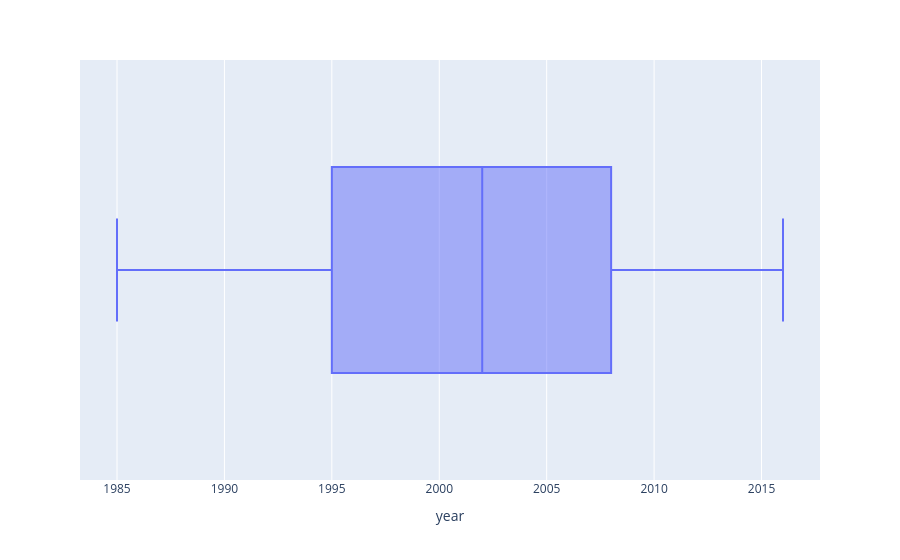
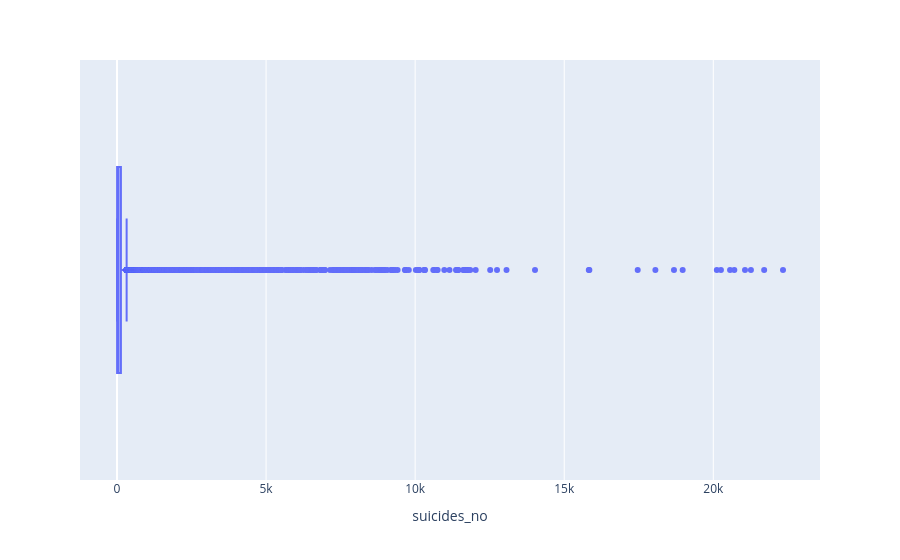
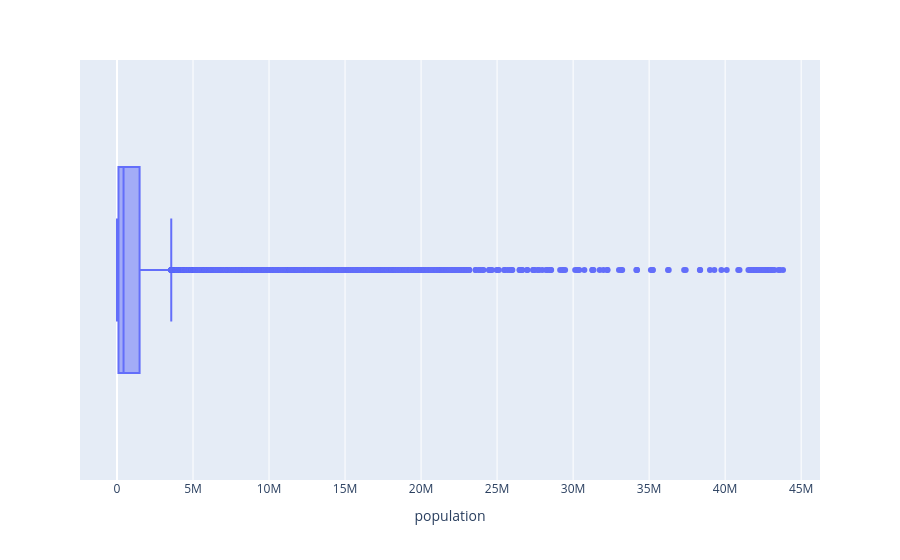
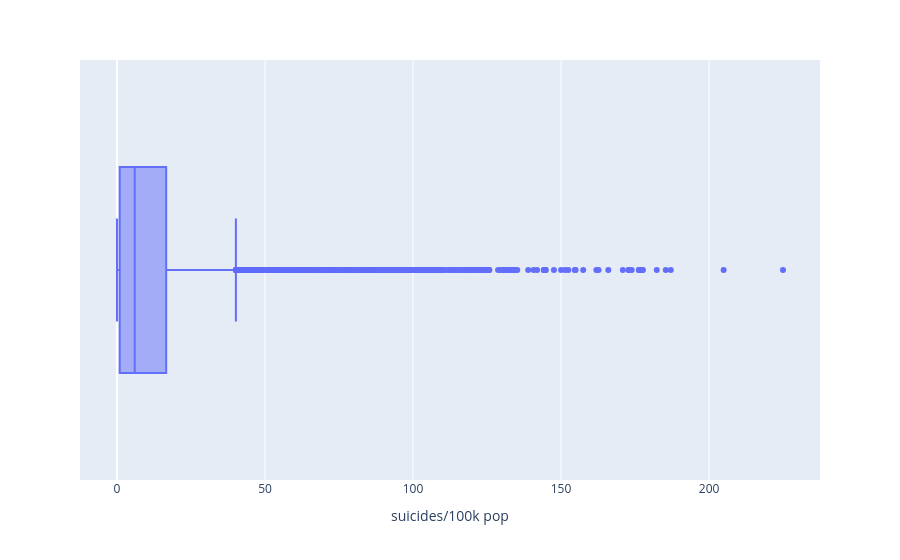

Notebook source saved alongside these figures, in order:
### Code cell
# boxplot for all num_col

for col in num_col:
    px.box(df, x=col).show()

### Figure 1 — Plotly figure (JSON) as saved in the notebook; plotly's stock layout.template omitted (floating-point values rounded to 4 significant figures; data arrays with more than 128 entries replaced by an {"elided": "..."} marker saying what was removed)
{"data": [{"alignmentgroup": "True", "hovertemplate": "year=%{x}<extra></extra>", "legendgroup": "", "marker": {"color": "#636efa"}, "name": "", "notched": false, "offsetgroup": "", "orientation": "h", "showlegend": false, "type": "box", "x": {"elided": "27820 int values"}, "x0": " ", "xaxis": "x", "y0": " ", "yaxis": "y"}], "layout": {"boxmode": "group", "legend": {"tracegroupgap": 0}, "margin": {"t": 60}, "xaxis": {"anchor": "y", "domain": [0, 1], "title": {"text": "year"}}, "yaxis": {"anchor": "x", "domain": [0, 1]}}}

### Figure 2 — Plotly figure (JSON) as saved in the notebook; plotly's stock layout.template omitted (floating-point values rounded to 4 significant figures; data arrays with more than 128 entries replaced by an {"elided": "..."} marker saying what was removed)
{"data": [{"alignmentgroup": "True", "hovertemplate": "suicides_no=%{x}<extra></extra>", "legendgroup": "", "marker": {"color": "#636efa"}, "name": "", "notched": false, "offsetgroup": "", "orientation": "h", "showlegend": false, "type": "box", "x": {"elided": "27820 int values"}, "x0": " ", "xaxis": "x", "y0": " ", "yaxis": "y"}], "layout": {"boxmode": "group", "legend": {"tracegroupgap": 0}, "margin": {"t": 60}, "xaxis": {"anchor": "y", "domain": [0, 1], "title": {"text": "suicides_no"}}, "yaxis": {"anchor": "x", "domain": [0, 1]}}}

### Figure 3 — Plotly figure (JSON) as saved in the notebook; plotly's stock layout.template omitted (floating-point values rounded to 4 significant figures; data arrays with more than 128 entries replaced by an {"elided": "..."} marker saying what was removed)
{"data": [{"alignmentgroup": "True", "hovertemplate": "population=%{x}<extra></extra>", "legendgroup": "", "marker": {"color": "#636efa"}, "name": "", "notched": false, "offsetgroup": "", "orientation": "h", "showlegend": false, "type": "box", "x": {"elided": "27820 int values"}, "x0": " ", "xaxis": "x", "y0": " ", "yaxis": "y"}], "layout": {"boxmode": "group", "legend": {"tracegroupgap": 0}, "margin": {"t": 60}, "xaxis": {"anchor": "y", "domain": [0, 1], "title": {"text": "population"}}, "yaxis": {"anchor": "x", "domain": [0, 1]}}}

### Figure 4 — Plotly figure (JSON) as saved in the notebook; plotly's stock layout.template omitted (floating-point values rounded to 4 significant figures; data arrays with more than 128 entries replaced by an {"elided": "..."} marker saying what was removed)
{"data": [{"alignmentgroup": "True", "hovertemplate": "suicides/100k pop=%{x}<extra></extra>", "legendgroup": "", "marker": {"color": "#636efa"}, "name": "", "notched": false, "offsetgroup": "", "orientation": "h", "showlegend": false, "type": "box", "x": {"elided": "27820 float values"}, "x0": " ", "xaxis": "x", "y0": " ", "yaxis": "y"}], "layout": {"boxmode": "group", "legend": {"tracegroupgap": 0}, "margin": {"t": 60}, "xaxis": {"anchor": "y", "domain": [0, 1], "title": {"text": "suicides/100k pop"}}, "yaxis": {"anchor": "x", "domain": [0, 1]}}}
